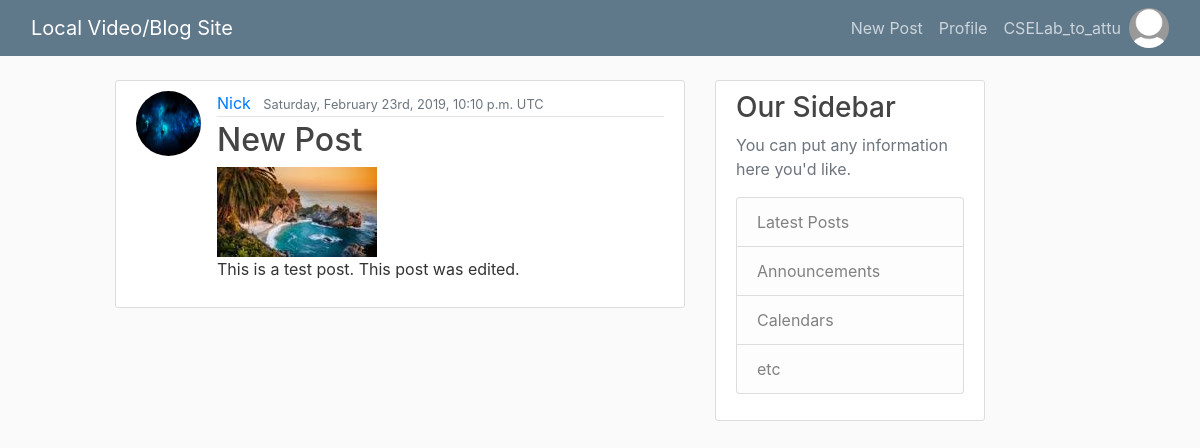
/posts/ (signed in), run on the app's committed database.
### users/models.py (models this page shows, shortened)
class CustomUser(AbstractUser):
  user_ip = models.GenericIPAddressField(blank=True, null=True, unique=True)
  password = models.GenericIPAddressField(blank=True, null=True)

class Profile(models.Model):
  user = models.OneToOneField(get_user_model(), on_delete=models.CASCADE) # Cascade removes profile if user is deleted
  image = models.ImageField(default='default.jpg', upload_to='profile_pics')

### posts/models.py (models this page shows, shortened)
class Post(models.Model):
  title = models.CharField(max_length=100)
  content = models.TextField()
  date_posted = models.DateTimeField(default=timezone.now) # passing in function for timezone
  author = models.ForeignKey(get_user_model(), on_delete=models.CASCADE) # CASCADE will delete post if user is deleted
  video = models.FileField(blank=True, null=True, upload_to='videos/%Y/%m/%d/',
                           validators=[FileExtensionValidator(allowed_extensions=['mp4', 'ogb', 'webm'])])
  video_thumbnail = models.ImageField(blank=True, default='default_thumbnail.jpg', upload_to='thumbnails/%Y/%m/%d/')

### posts/views.py (the view)
# urls.py: path('', PostListView.as_view(), name="posts-home"),
class PostListView(ListView):
  model = Post
  template_name = 'posts/home.html'
  context_object_name = 'posts'
  ordering = ['-date_posted']
  paginate_by = 5

### posts/templates/posts/home.html (shortened to what this page needs)
{% extends "posts/post_brief.html" %}

### posts/templates/posts/post_brief.html (shortened to what this page needs)
{% extends "posts/base.html" %}
{% block content %}
  {% for post in posts %}
    <article class="media content-section">
      <img class="rounded-circle article-img" src="{{ post.author.profile.image.url }}">
      <div class="media-body">
        <div class="article-metadata">
          <a class="mr-2" href="{% url 'user-posts' post.author.username %}">{{ post.author }}</a>
          <small class="text-muted">{{ post.date_posted|date:"l, F dS, Y, P T" }}</small>
        </div>
        <h2><a class="article-title" href="{% url 'post-detail' post.id %}">{{ post.title }}</a></h2>
        {% if post.video %}
          <a href="{% url 'post-detail' post.id %}">
            <img src="{{ post.video_thumbnail.url }}" width="160" height="90">
          </a>
        {% endif %}
        <p class="article-content break-words">{{ post.content }}</p>
      </div>
    </article>
  {% endfor %}
{% endblock content %}
{% block sidebar %}
  <div class="col-md-3">
    <div class="content-section">
      <h3>Our Sidebar</h3>
      <p class='text-muted'>You can put any information here you'd like.
        <ul class="list-group">
          <li class="list-group-item list-group-item-light">Latest Posts</li>
          <li class="list-group-item list-group-item-light">Announcements</li>
          <li class="list-group-item list-group-item-light">Calendars</li>
          <li class="list-group-item list-group-item-light">etc</li>
        </ul>
      </p>
    </div>
  </div>
{% endblock sidebar %}

### posts/templates/posts/base.html (shortened to what this page needs)
{% extends "posts/shell.html" %}
{% block body %}
    <header class="site-header">
      <nav class="navbar navbar-expand-md navbar-dark bg-steel fixed-top">
        <div class="container-fluid">
          <a class="navbar-brand mr-4" href="/">Local Video/Blog Site</a>
          <div class="collapse navbar-collapse" id="navbarToggle">
            <div class="navbar-nav">
              {% if user.is_authenticated %}
                <a class="nav-item nav-link" href="{% url 'post-create' %}">New Post</a>
                <a class="nav-item nav-link" href="{% url 'profile' %}">Profile</a>
                <a class="nav-item nav-link" href="{% url 'profile' %}">{{ user }}</a>
                <a href="{% url 'profile' %}">
                  <img src="{{ user.profile.image.url }}" width="40" height="40" class="rounded-circle">
                </a>
              {% else %}
                <a class="nav-item nav-link" href="{% url 'login' %}">Login</a>
                <a class="nav-item nav-link" href="{% url 'register' %}">Register</a>
              {% endif %}
            </div>
          </div>
        </div>
      </nav>
    </header>
    <main role="main" class="container-fluid">
      <div class="row">
        <div class="col-md-1"></div>
        <div class="col-md-6">
          {% block content %}{% endblock %}
        </div>
        {% block sidebar %}{% endblock %}
        <div class="col-md-1"></div>
      </div>
    </main>
{% endblock body %}

### posts/static/posts/main.css (style rules this page uses)
body { background: #fafafa; color: #333333; margin-top: 5rem; }
h1, h2, h3, h4, h5, h6 { color: #444444; }
ul { margin: 0; }
.bg-steel { background-color: #5f788a; }
.site-header .navbar-nav .nav-link { color: #cbd5db; }
.content-section { background: #ffffff; padding: 10px 20px; border: 1px solid #dddddd; border-radius: 3px; margin-bottom: 20px; }
.article-title { color: #444444; }
.article-content { white-space: pre-line; }
.article-img { height: 65px; width: 65px; margin-right: 16px; }
.article-metadata { padding-bottom: 1px; margin-bottom: 4px; border-bottom: 1px solid #e3e3e3 }
p.break-words { word-break: break-all; }

### data on the page
CustomUser: username "CSELab_to_attu", profile.image (placeholder picture)
Post: author.profile.image (picture), author "Nick", date_posted "Saturday, February 23rd, 2019, 10:10 p.m. UTC", title "New Post", video_thumbnail (picture), content "This is a test post. This post was edited."
